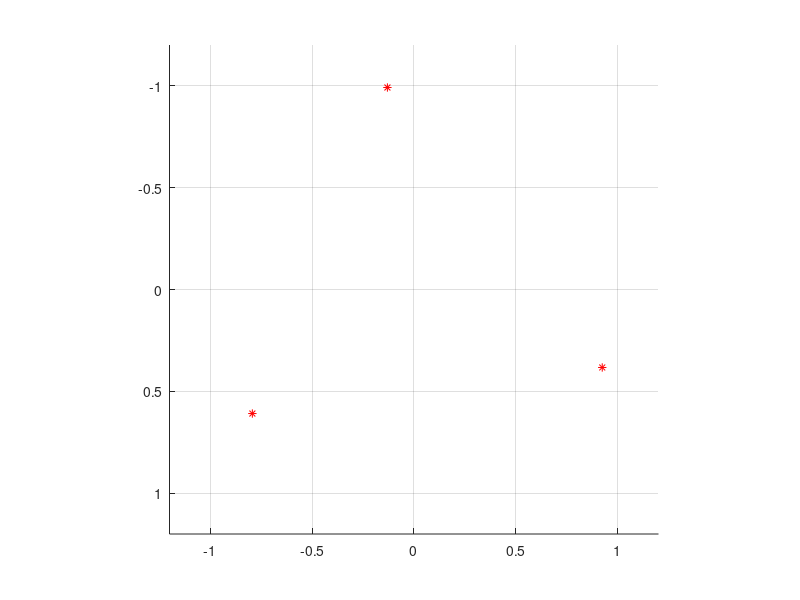

Source code (MATLAB): (Note: this script raises an error after producing the figure.)
%% Script to draw the ETS as a function of the parameters
clear all;clc;

% Declaring the variables

R = 1;
r = 0.2;
alpha = pi/8;

hc = 0;
rc = 0.1;
pc = 3*pi/10;

sa = sin(alpha);
s2a = sin(2*alpha);
ca = cos(alpha);
c2a = cos(2*alpha);
spc = sin(pc);
cpc = cos(pc);

% Parameters of the linear functions
cx(1,1) = 2*r*ca^2+rc*spc;
cx(1,2) = 2*r*ca^2-rc*spc;
cx(2,1) = -r*ca^2+rc*spc-sqrt(3)*r*s2a/2;
cx(2,2) = -r*ca^2-rc*spc-sqrt(3)*r*s2a/2;
cx(3,1) = -r*ca^2+rc*spc+sqrt(3)*r*s2a/2;
cx(3,2) = -r*ca^2-rc*spc+sqrt(3)*r*s2a/2;

cy(1,1) = r*s2a-rc*cpc;
cy(1,2) = r*s2a+rc*cpc;
cy(2,1) = sqrt(3)*r*ca^2-r*s2a/2-rc*cpc;
cy(2,2) = sqrt(3)*r*ca^2-r*s2a/2+rc*cpc;
cy(3,1) = -sqrt(3)*r*ca^2-r*s2a/2-rc*cpc;
cy(3,2) = -sqrt(3)*r*ca^2-r*s2a/2+rc*cpc;

ck(1,1) = R*r*ca+2*R*rc*ca*spc;
ck(1,2) = R*r*ca-2*R*rc*ca*spc;
ck(2,1) = R*r*ca-R*rc*ca*spc-sqrt(3)*R*rc*ca*cpc;
ck(2,2) = R*r*ca+R*rc*ca*spc+sqrt(3)*R*rc*ca*cpc;
ck(3,1) = R*r*ca-R*rc*ca*spc+sqrt(3)*R*rc*ca*cpc;
ck(3,2) = R*r*ca+R*rc*ca*spc-sqrt(3)*R*rc*ca*cpc;

% setting the dimensions of the image

xmax = 1.5;
xmin = -1.5;

x = linspace(xmin,xmax,1000);

Qs = [cos(2*pi/3) -sin(2*pi/3) 0;
    sin(2*pi/3)  cos(2*pi/3) 0;
    0                     0  1];
R1 = R*[cos(alpha);sin(alpha);0];
R2 = Qs*R1;
R3 = Qs*R2;
% 
figure;
hold on; grid on;
axis([-1.2 1.2 -1.2 1.2]);
axis square;
set(gca,'Ydir','reverse')
plot(R1(1),R1(2),'*r');
plot(R2(1),R2(2),'*r');
plot(R3(1),R3(2),'*r');
circle(0,0,R);
xlabel('x'); ylabel('y');

for i =1:3
    for j =1:2
        if cy(i,j) ~= 0
            y(i,:,j) = (-cx(i,j)*x-ck(i,j))/cy(i,j);
            h_y(i,j) = plot(x,y(i,:,j));
        else
        plot([-ck(i,j)/cx(i,j) -ck(i,j)/cx(i,j)],[-10 10]);
        end
    end
end

h_y(1,1).Color = 'r'; h_y(1).LineStyle = '-';
h_y(1,2).Color = 'r'; h_y(2).LineStyle = '--';
h_y(2,1).Color = 'b'; h_y(3).LineStyle = '-';
h_y(2,2).Color = 'b'; h_y(4).LineStyle = '--';
h_y(3,1).Color = 'g'; h_y(5).LineStyle = '-';
h_y(3,2).Color = 'g'; h_y(6).LineStyle = '--';
plot([R2(1) R3(1)],[R2(2) R3(2)],'-.r');
plot([R1(1) R2(1)],[R1(2) R2(2)],'-.g');
plot([R1(1) R3(1)],[R1(2) R3(2)],'-.b');

% Calcul des points d'intersection

pi.c(:,1) = [cx(1,1) cy(1,1);cx(1,2) cy(1,2)]\-[ck(1,1);ck(1,2)];
pi.c(:,2) = [cx(1,1) cy(1,1);cx(2,1) cy(2,1)]\-[ck(1,1);ck(2,1)];
pi.c(:,3) = [cx(1,1) cy(1,1);cx(2,2) cy(2,2)]\-[ck(1,1);ck(2,2)];
pi.c(:,4) = [cx(1,1) cy(1,1);cx(3,1) cy(3,1)]\-[ck(1,1);ck(3,1)];
pi.c(:,5) = [cx(1,1) cy(1,1);cx(3,2) cy(3,2)]\-[ck(1,1);ck(3,2)];
pi.c(:,6) = [cx(1,2) cy(1,2);cx(2,1) cy(2,1)]\-[ck(1,2);ck(2,1)];
pi.c(:,7) = [cx(1,2) cy(1,2);cx(2,2) cy(2,2)]\-[ck(1,2);ck(2,2)];
pi.c(:,8) = [cx(1,2) cy(1,2);cx(3,1) cy(3,1)]\-[ck(1,2);ck(3,1)];
pi.c(:,9) = [cx(1,2) cy(1,2);cx(3,2) cy(3,2)]\-[ck(1,2);ck(3,2)];
pi.c(:,10) = [cx(2,1) cy(2,1);cx(2,2) cy(2,2)]\-[ck(2,1);ck(2,2)];
pi.c(:,11) = [cx(2,1) cy(2,1);cx(3,1) cy(3,1)]\-[ck(2,1);ck(3,1)];
pi.c(:,12) = [cx(2,1) cy(2,1);cx(3,2) cy(3,2)]\-[ck(2,1);ck(3,2)];
pi.c(:,13) = [cx(2,2) cy(2,2);cx(3,1) cy(3,1)]\-[ck(2,2);ck(3,1)];
pi.c(:,14) = [cx(2,2) cy(2,2);cx(3,2) cy(3,2)]\-[ck(2,2);ck(3,2)];
pi.c(:,15) = [cx(3,1) cy(3,1);cx(3,2) cy(3,2)]\-[ck(3,1);ck(3,2)];


n =numel(fieldnames(pi));
possib = nchoosek(1:15,2);
% test = (1:length(possib(:,1)))';
possib = [(1:length(possib(:,1)))',possib];

t = linspace(0,1,10);
% Calcul des points milieu de chaque point d'intersection
lim_segs = [];
for i =1:length(possib(:,1))
    [seg.mp(i,:),seg.len(i),seg.v(i,:)] = segment_calc(pi.c(:,possib(i,2)),pi.c(:,possib(i,3)));
    seg.p1(:,i) = pi.c(:,possib(i,2));
    seg.p2(:,i) = pi.c(:,possib(i,3));
    return_bool(i) = check_cond(seg.p1(:,i),seg.p2(:,i),R,r,rc,alpha,pc);
    if return_bool(i) == 1
        %plot(seg.mp(i,1),seg.mp(i,2),'*b');
        lim_segs = [lim_segs,i];
    end
end

xseg = []; yseg = [];
for i =1:length(lim_segs)
    xseg =[xseg,pi.c(1,possib(lim_segs(i),2)),pi.c(1,possib(lim_segs(i),3))];
    yseg =[yseg,pi.c(2,possib(lim_segs(i),2)),pi.c(2,possib(lim_segs(i),3))];
end
seg1 = [xseg;yseg];
seg2 = unique(seg1','rows');
[seg_X,seg_Y] = vec_acw_order(seg2(:,1),seg2(:,2));
seg = [seg_X, seg_Y];
fh = fill(seg(:,1),seg(:,2),[0.6,0.6,1]);
fh.EdgeColor = 'none';
fh.FaceAlpha = 0.5;


 
area = polyarea(seg(:,1),seg(:,2));


function h = circle(x,y,r)
    hold on
    th = 0:pi/50:2*pi;
    xunit = r * cos(th) + x;
    yunit = r * sin(th) + y;
    h = plot(xunit, yunit,'-k');
end
















